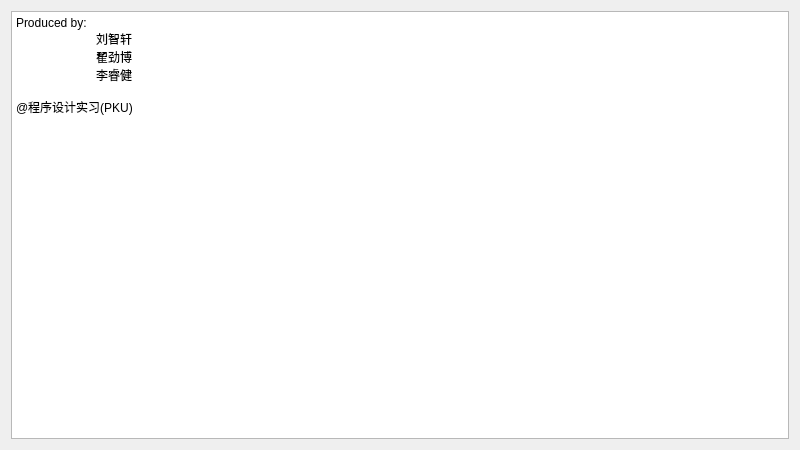
<?xml version="1.0" encoding="UTF-8"?>
<ui version="4.0">
 <class>producedBy</class>
 <widget class="QWidget" name="producedBy">
  <property name="geometry">
   <rect>
    <x>0</x>
    <y>0</y>
    <width>800</width>
    <height>450</height>
   </rect>
  </property>
  <property name="windowTitle">
   <string>Form</string>
  </property>
  <layout class="QHBoxLayout" name="horizontalLayout">
   <item>
    <widget class="QPlainTextEdit" name="proBy">
     <property name="plainText">
      <string>Produced by:
	刘智轩
	翟劲博
	李睿健

@程序设计实习(PKU)</string>
     </property>
    </widget>
   </item>
  </layout>
 </widget>
 <resources/>
 <connections/>
</ui>
